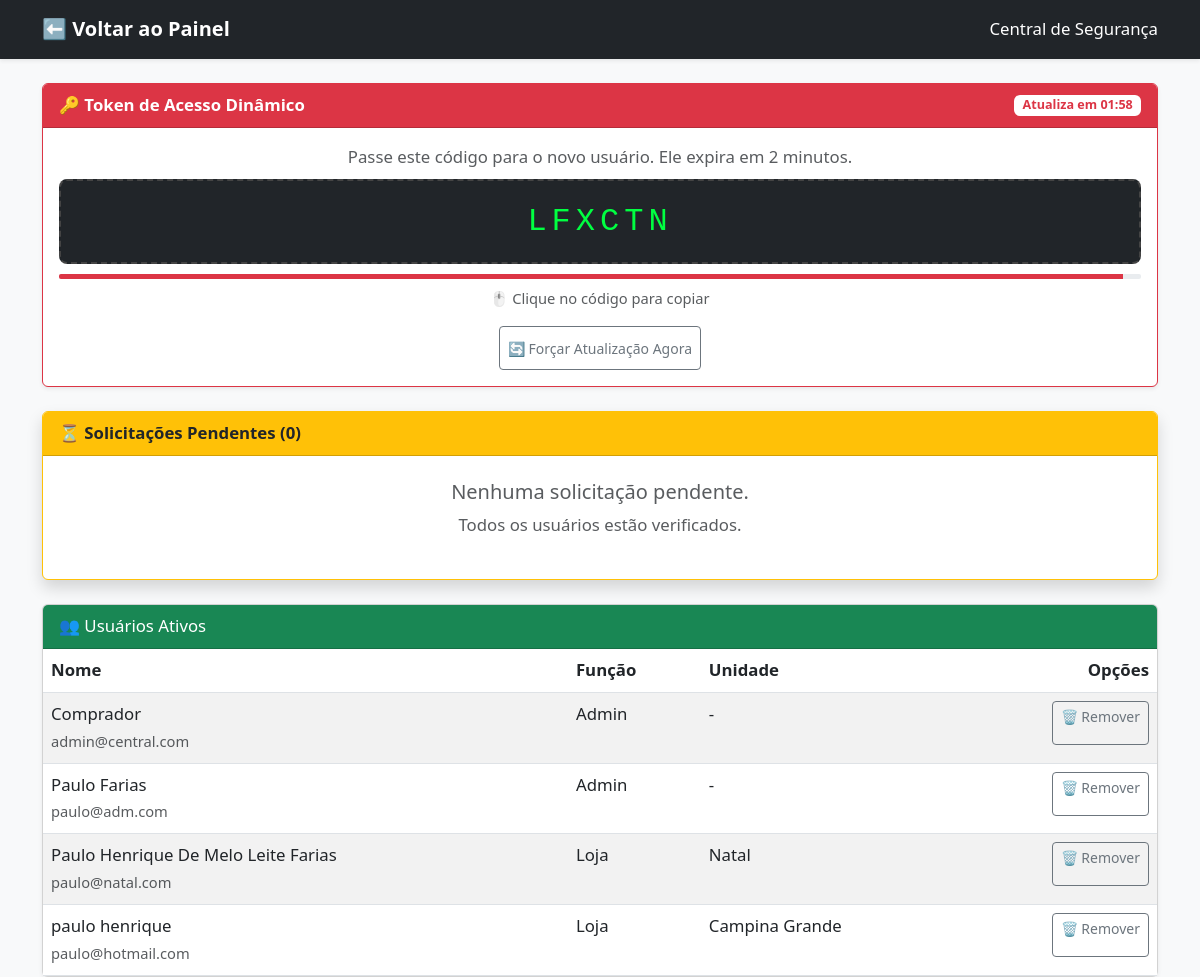
/admin/usuarios (signed in), run on the app's committed database.
### app.py (models this page shows)
class Usuario(db.Model):
    id = db.Column(db.Integer, primary_key=True)
    nome = db.Column(db.String(100), nullable=False)
    email = db.Column(db.String(100), unique=True, nullable=False)
    senha = db.Column(db.String(200), nullable=False)
    funcao = db.Column(db.String(20), nullable=False)
    verificado = db.Column(db.Boolean, default=False)
    loja_id = db.Column(db.Integer, db.ForeignKey('loja.id'), nullable=True)
    loja = db.relationship('Loja', backref=db.backref('usuarios', lazy=True))
    smtp_server = db.Column(db.String(100), default='email-ssl.com.br')
    smtp_port = db.Column(db.Integer, default=465)
    smtp_email = db.Column(db.String(100))
    smtp_senha = db.Column(db.String(100))

class Loja(db.Model):
    id = db.Column(db.Integer, primary_key=True)
    nome = db.Column(db.String(100), nullable=False)

### app.py (the view)
@app.route('/admin/usuarios')
def admin_usuarios():
    if 'usuario_id' not in session or session.get('funcao') != 'Admin': return redirect(url_for('login'))
    config_token = Configuracao.query.filter_by(chave='admin_token').first()
    if not config_token:
        token_inicial = ''.join(random.choices(string.ascii_uppercase + string.digits, k=6))
        config_token = Configuracao(chave='admin_token', valor=token_inicial)
        db.session.add(config_token)
        db.session.commit()
    usuarios_pendentes = Usuario.query.filter_by(verificado=False).order_by(Usuario.id.desc()).all()
    usuarios_ativos = Usuario.query.filter_by(verificado=True).order_by(Usuario.nome).all()
    return render_template('admin_usuarios.html',
                           pendentes=usuarios_pendentes,
                           ativos=usuarios_ativos)

### app.py (called while the page is built, shortened)
@app.before_request
def verificar_datas_e_periodos():
    global ultima_verificacao
    if request.endpoint and 'static' in request.endpoint:
        return
    hoje = date.today()
    if ultima_verificacao == hoje:
        return

### templates/admin_usuarios.html (shortened to what this page needs)
<!DOCTYPE html>
<html lang="pt-br">
<head>
    <link href="https://cdn.jsdelivr.net/npm/bootstrap@5.3.0/dist/css/bootstrap.min.css" rel="stylesheet">
    <link rel="stylesheet" href="{{ url_for('static', filename='style.css') }}">
</head>
<body class="bg-light">
    <nav class="navbar navbar-dark bg-dark shadow-sm mb-4">
        <div class="container">
            <a class="navbar-brand" href="{{ url_for('dashboard_admin') }}">⬅️ Voltar ao Painel</a>
            <span class="navbar-text text-white">Central de Segurança</span>
        </div>
    </nav>
    <div class="container">
        <div class="card shadow-sm border-danger mb-4">
            <div class="card-header bg-danger text-white fw-bold d-flex justify-content-between align-items-center">
                <span>🔑 Token de Acesso Dinâmico</span>
                <span class="badge bg-white text-danger" id="timerDisplay">Carregando...</span>
            </div>
            <div class="card-body text-center">
                <p class="text-muted mb-2">Passe este código para o novo usuário. Ele expira em 2 minutos.</p>
                <div class="token-box" id="tokenDisplay" onclick="copiarToken()">••••••</div>
                <div class="progress-container">
                    <div class="progress-bar-token" id="progressBar"></div>
                </div>
                <small class="text-muted d-block mt-2">🖱️ Clique no código para copiar</small>
                <button onclick="atualizarTokenAgora()" class="btn btn-sm btn-outline-secondary mt-3">
                    🔄 Forçar Atualização Agora
                </button>
            </div>
        </div>
        <div class="row">
            <div class="col-md-12 mb-4">
                <div class="card shadow border-warning">
                    <div class="card-header bg-warning text-dark fw-bold">
                        ⏳ Solicitações Pendentes ({{ pendentes|length }})
                    </div>
                    {% if not pendentes %}
                        <div class="card-body text-center py-4 text-muted">
                            <h5>Nenhuma solicitação pendente.</h5>
                            <p>Todos os usuários estão verificados.</p>
                        </div>
                    {% endif %}
                </div>
            </div>
            <div class="col-md-12">
                <div class="card shadow-sm">
                    <div class="card-header bg-success text-white">👥 Usuários Ativos</div>
                    <div class="card-body p-0">
                        <div class="table-responsive">
                            <table class="table table-striped mb-0">
                                <thead>
                                    <tr><th>Nome</th><th>Função</th><th>Unidade</th><th class="text-end">Opções</th></tr>
                                </thead>
                                <tbody>
                                    {% for u in ativos %}
                                    <tr>
                                        <td>{{ u.nome }}<br><small class="text-muted">{{ u.email }}</small></td>
                                        <td>{{ u.funcao }}</td>
                                        <td>{{ u.loja.nome if u.loja else '-' }}</td>
                                        <td class="text-end">
                                            <a href="#" class="btn btn-sm btn-outline-secondary" onclick="confirmarAcao('Remover este usuário?', () => window.location.href = '{{ url_for('excluir_usuario', user_id=u.id) }}'); return false;">🗑️ Remover</a>
                                        </td>
                                    </tr>
                                    {% endfor %}
                                </tbody>
                            </table>
                        </div>
                    </div>
                </div>
            </div>
        </div>
    </div>
    <div class="toast-container position-fixed bottom-0 end-0 p-3">
    </div>
</body>
</html>

### static/style.css (style rules this page uses)
.navbar-brand { font-weight: 600; }
.token-box { background: #212529; color: #00ff41; font-family: 'Courier New', monospace; font-size: 2rem; letter-spacing: 5px; padding: 15px; border-radius: 8px; text-align: center; cursor: pointer; border: 2px dashed #444; transition: all 0.3s; user-select: none; }
.progress-container { height: 5px; background-color: #e9ecef; width: 100%; margin-top: 10px; border-radius: 2px; overflow: hidden; }
.progress-bar-token { height: 100%; background-color: #dc3545; width: 100%; transition: width 1s linear; }
body { font-size: 1.05rem; line-height: 1.6; }
.btn { min-height: 44px; }

### templates/admin_usuarios.html (style rules this page uses)
.token-box { background: #212529; color: #00ff41; font-family: 'Courier New', monospace; font-size: 2rem; letter-spacing: 5px; padding: 15px; border-radius: 8px; text-align: center; cursor: pointer; border: 2px dashed #444; transition: all 0.3s; user-select: none; }
.progress-container { height: 5px; background-color: #e9ecef; width: 100%; margin-top: 10px; border-radius: 2px; overflow: hidden; }
.progress-bar-token { height: 100%; background-color: #dc3545; width: 100%; transition: width 1s linear; }

### data on the page
Usuario: nome "Comprador", email "admin@central.com", funcao "Admin", loja "-"
Usuario: nome "Paulo Farias", email "paulo@adm.com", funcao "Admin", loja "-"
Usuario: nome "Paulo Henrique De Melo Leite Farias", email "paulo@natal.com", funcao "Loja", loja "Natal"
Usuario: nome "paulo henrique", email "paulo@hotmail.com", funcao "Loja", loja "Campina Grande"

### other printed values
{{ pendentes|length }} "0"
